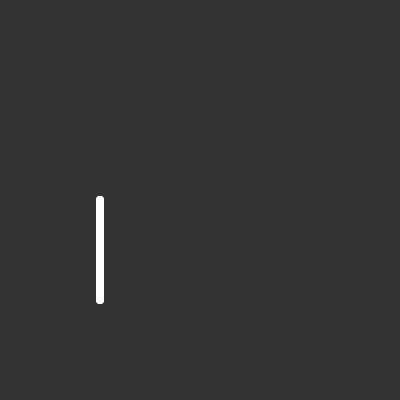
Frame 1 (no input)
Frame 60 (no input): identical to frame 1, image omitted
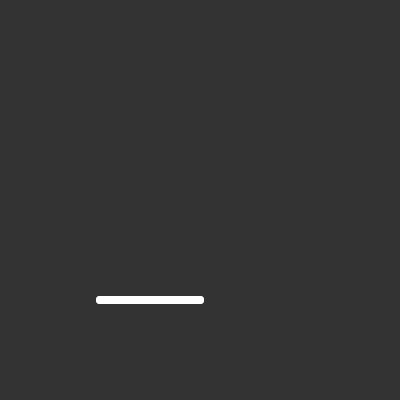
Frame 120 (the mouse pressed at the canvas centre since frame 60)

The p5.js sketch that drew these frames (run headless with seeded random() and noise() and a simulated clock; from frame 60 on, the mouse is pressed at the canvas centre):

// p5.js sketch
// ── sketch.js


function setup () {
  createCanvas(400, 400);
  angleMode(DEGREES)
  // 角度模式 
}

function draw () {
  background(51);


  let x = 100;
  let y = 300;
  stroke(255)
  strokeWeight(8)
  point(x, y)

  // let angle = -45;
  let angle = map(mouseX, 0, width, -90, 90)
  let r = 100;

  let dx = r * cos(angle)
  let dy = r * sin(angle)

  point(x + dx, y + dy)
  line(x, y, dx + x, dy + y)
}
